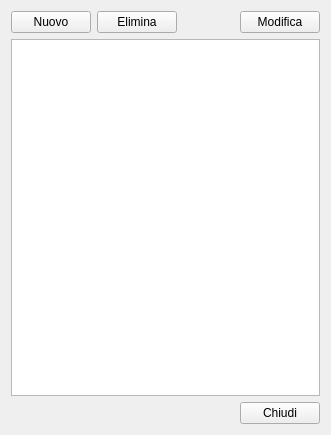
<?xml version="1.0" encoding="UTF-8"?>
<ui version="4.0">
 <class>FormManageContacts</class>
 <widget class="QWidget" name="FormManageContacts">
  <property name="geometry">
   <rect>
    <x>0</x>
    <y>0</y>
    <width>331</width>
    <height>435</height>
   </rect>
  </property>
  <property name="windowTitle">
   <string>Gestisci Aziende/Contatti</string>
  </property>
  <layout class="QVBoxLayout" name="verticalLayout">
   <item>
    <layout class="QHBoxLayout" name="horizontalLayout">
     <item>
      <widget class="QPushButton" name="pushButton_newContact">
       <property name="text">
        <string>Nuovo</string>
       </property>
      </widget>
     </item>
     <item>
      <widget class="QPushButton" name="pushButton_deleteContact">
       <property name="text">
        <string>Elimina</string>
       </property>
      </widget>
     </item>
     <item>
      <spacer name="horizontalSpacer">
       <property name="orientation">
        <enum>Qt::Horizontal</enum>
       </property>
       <property name="sizeHint" stdset="0">
        <size>
         <width>40</width>
         <height>20</height>
        </size>
       </property>
      </spacer>
     </item>
     <item>
      <widget class="QPushButton" name="pushButton_modifyContact">
       <property name="text">
        <string>Modifica</string>
       </property>
      </widget>
     </item>
    </layout>
   </item>
   <item>
    <widget class="QTableView" name="tableView_contacts"/>
   </item>
   <item>
    <layout class="QHBoxLayout" name="horizontalLayout_2">
     <item>
      <spacer name="horizontalSpacer_2">
       <property name="orientation">
        <enum>Qt::Horizontal</enum>
       </property>
       <property name="sizeHint" stdset="0">
        <size>
         <width>40</width>
         <height>20</height>
        </size>
       </property>
      </spacer>
     </item>
     <item>
      <widget class="QPushButton" name="pushButton_close">
       <property name="text">
        <string>Chiudi</string>
       </property>
      </widget>
     </item>
    </layout>
   </item>
  </layout>
 </widget>
 <resources/>
 <connections/>
</ui>
